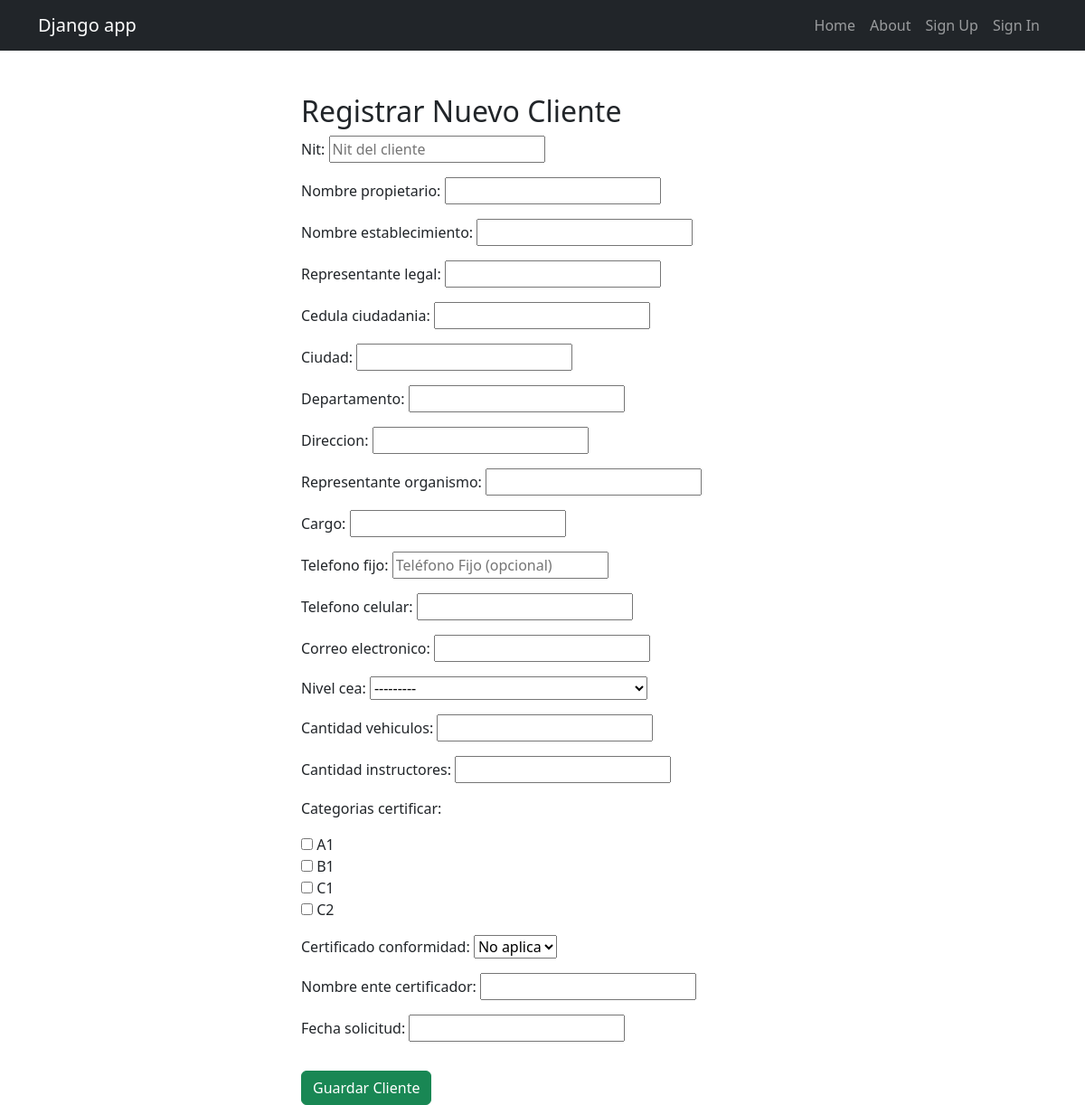
The page /clientes/clientes/crear/555666777-1/ on the database as committed earlier.
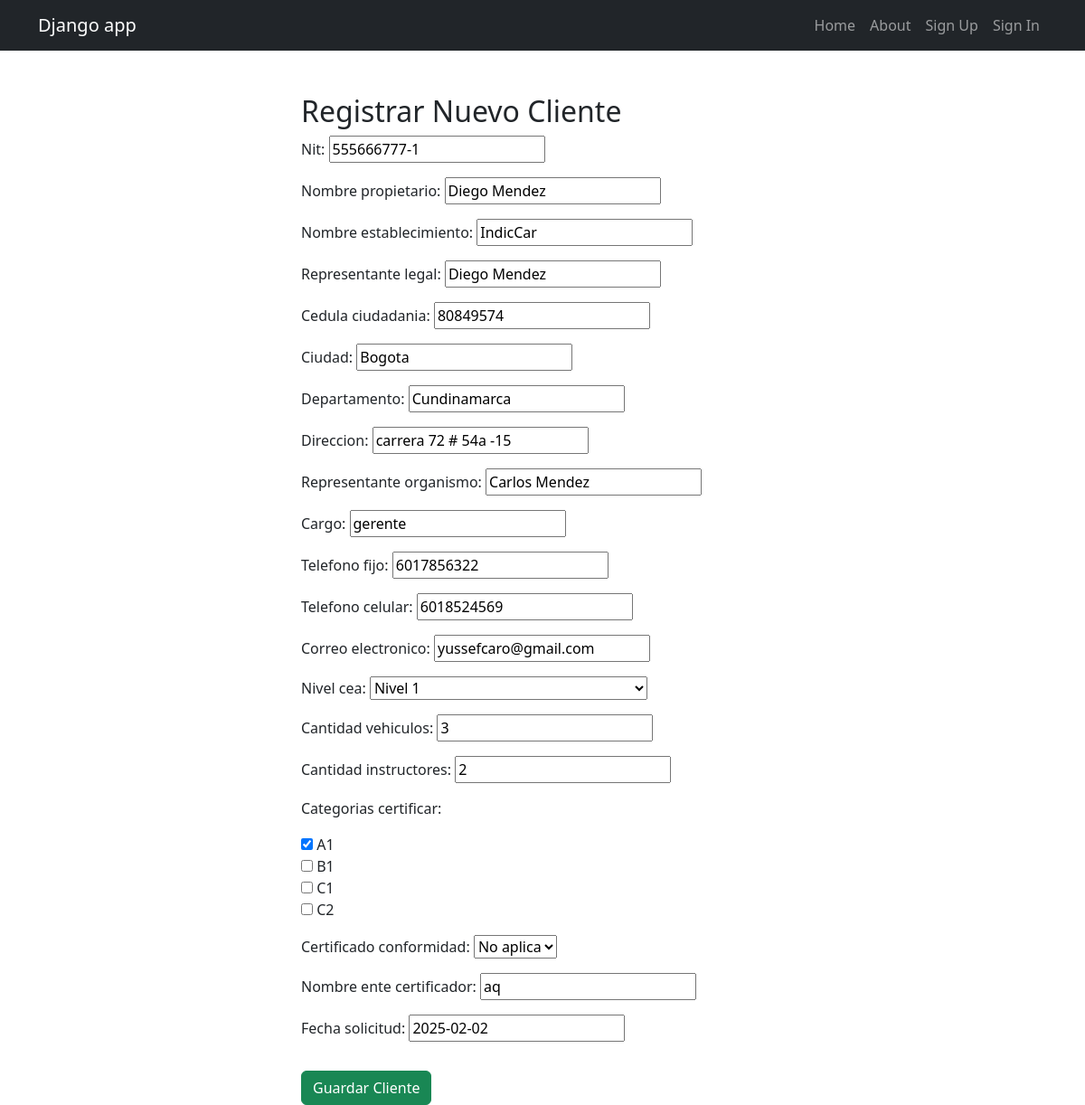
The same page on the database as committed later.
### solicitudes/models.py (models this page shows, shortened)
class Cliente(models.Model):
    nit = models.CharField(max_length=20, unique=True)  # Nit único
    nombre_propietario = models.CharField(max_length=100)
    nombre_establecimiento = models.CharField(max_length=100)
    representante_legal = models.CharField(max_length=100)
    cedula_ciudadania = models.CharField(max_length=20)
    ciudad = models.CharField(max_length=100)
    departamento = models.CharField(max_length=100)
    direccion = models.CharField(max_length=200)
    representante_organismo = models.CharField(max_length=100)
    cargo = models.CharField(max_length=50)
    telefono_fijo = models.CharField(max_length=20, blank=True, null=True)
    telefono_celular = models.CharField(max_length=20)
    correo_electronico = models.EmailField()
    nivel_cea = models.CharField(max_length=50, choices=NIVELES_CEA)
    cantidad_vehiculos = models.IntegerField(null=True, blank=True)
    cantidad_instructores = models.IntegerField(null=True, blank=True)
    categorias_certificar = models.ManyToManyField(Categoria, blank=True)
    certificado_conformidad = models.CharField(max_length=2, choices=CERTIFICADO_CONFORMIDAD_CHOICES, default="No")
    nombre_ente_certificador = models.CharField(max_length=100, blank=True, null=True)  # Se llena si es "Sí"
    fecha_solicitud = models.DateField(null=True, blank=True)  # Se establece solo cuando se envía la solicitud

### solicitudes/views.py (the view)
# urls.py: path('clientes/crear/<str:nit>/', views.crear_cliente, name='crear_cliente'),
def crear_cliente(request, nit=None):
    cliente = None
    if nit:
        cliente = Cliente.objects.filter(nit=nit).first()
    if request.method == 'POST':
        form = ClienteForm(request.POST, instance=cliente)
        if form.is_valid():
            cliente = form.save()  # Guarda el cliente
            return redirect('ver_cliente', cliente_id=cliente.id)  # Redirige a la vista de ver_cliente
    else:
        form = ClienteForm(instance=cliente)
    return render(request, 'solicitudes/crear_cliente.html', {'form': form, 'cliente': cliente})

### solicitudes/forms.py
class ClienteForm(forms.ModelForm):
    class Meta:
        model = Cliente
        fields = '__all__'
        widgets = {
            'nit': forms.TextInput(attrs={'placeholder': 'Nit del cliente'}),
            'telefono_fijo': forms.TextInput(attrs={'placeholder': 'Teléfono Fijo (opcional)'}),
            'categorias_certificar': CheckboxSelectMultiple(),
        }

### solicitudes/models.py (called while the page is built)
    def __str__(self):
        return self.get_nombre_display()  # ✅ Ahora sí funcionará correctamente

### solicitudes/templates/solicitudes/crear_cliente.html (shortened to what this page needs)
<!doctype html>
<html lang="es">
<head>
</head>
{% extends 'layouts/base.html' %}
{% block content %}
<body>
<main class="container">
    <div class="row">
        <div class="col-md-6 offset-md-3 mt-5">
            <h2>Registrar Nuevo Cliente</h2>
            <form method="POST">
                {{ form.as_p }}
                <button class="btn btn-success mt-3" type="submit">
                    Guardar Cliente
                </button>
            </form>
        </div>
    </div>
</main>
</body>
{% endblock %}

Rows that differ between the two databases and show on the page:
added Cliente: nit "555666777-1", nombre_propietario "Diego Mendez", nombre_establecimiento "IndicCar", representante_legal "Diego Mendez", cedula_ciudadania "80849574", ciudad "Bogota", departamento "Cundinamarca", direccion "carrera 72 # 54a -15", representante_organismo "Carlos Mendez", cargo "gerente", telefono_fijo "6017856322", telefono_celular "6018524569", correo_electronico "yussefcaro@gmail.com", nivel_cea "Nivel 1", cantidad_vehiculos "3", cantidad_instructores "2", certificado_conformidad "No aplica", nombre_ente_certificador "aq", fecha_solicitud "2025-02-02"
Other text that changed with them:
form field categorias_certificar: "☐ ☐ ☐ ☐" → "☑ ☐ ☐ ☐"
form field nivel_cea: "---------" → (not shown)
form field certificado_conformidad: "No aplica" → (not shown)
